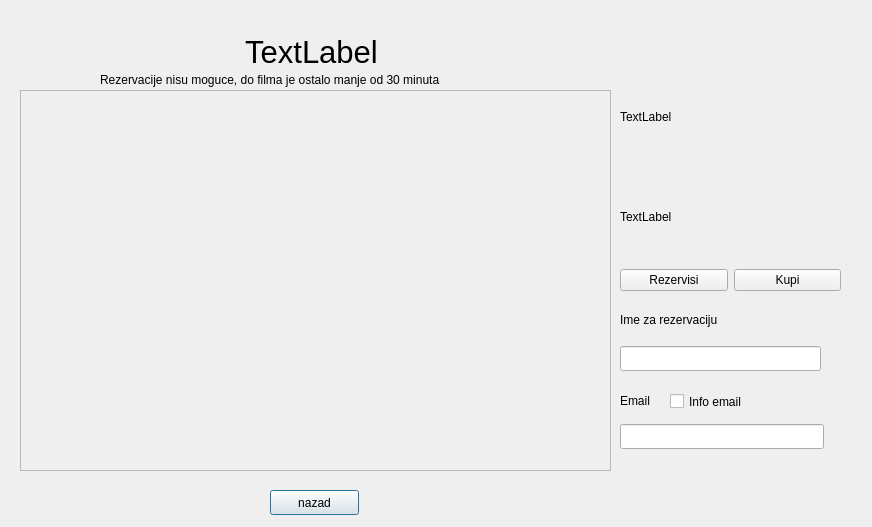
<?xml version="1.0" encoding="UTF-8"?>
<ui version="4.0">
 <class>SeatSelection</class>
 <widget class="QDialog" name="SeatSelection">
  <property name="geometry">
   <rect>
    <x>0</x>
    <y>0</y>
    <width>872</width>
    <height>527</height>
   </rect>
  </property>
  <property name="windowTitle">
   <string>Odabir sedista</string>
  </property>
  <widget class="QPushButton" name="pushButton_Back">
   <property name="geometry">
    <rect>
     <x>270</x>
     <y>490</y>
     <width>89</width>
     <height>25</height>
    </rect>
   </property>
   <property name="text">
    <string>nazad</string>
   </property>
  </widget>
  <widget class="QLabel" name="label_Projection">
   <property name="geometry">
    <rect>
     <x>16</x>
     <y>16</y>
     <width>591</width>
     <height>71</height>
    </rect>
   </property>
   <property name="font">
    <font>
     <pointsize>23</pointsize>
    </font>
   </property>
   <property name="text">
    <string>TextLabel</string>
   </property>
   <property name="alignment">
    <set>Qt::AlignCenter</set>
   </property>
  </widget>
  <widget class="QScrollArea" name="scrollArea">
   <property name="geometry">
    <rect>
     <x>20</x>
     <y>90</y>
     <width>591</width>
     <height>381</height>
    </rect>
   </property>
   <property name="widgetResizable">
    <bool>true</bool>
   </property>
   <widget class="QWidget" name="scrollAreaWidgetContents">
    <property name="geometry">
     <rect>
      <x>0</x>
      <y>0</y>
      <width>589</width>
      <height>379</height>
     </rect>
    </property>
   </widget>
  </widget>
  <widget class="QWidget" name="gridLayoutWidget">
   <property name="geometry">
    <rect>
     <x>620</x>
     <y>70</y>
     <width>221</width>
     <height>221</height>
    </rect>
   </property>
   <layout class="QGridLayout" name="gridLayout_2">
    <item row="0" column="0">
     <widget class="QLabel" name="label_Seats">
      <property name="text">
       <string>TextLabel</string>
      </property>
     </widget>
    </item>
    <item row="1" column="1">
     <widget class="QLabel" name="label_Price_2">
      <property name="text">
       <string/>
      </property>
     </widget>
    </item>
    <item row="1" column="0">
     <widget class="QLabel" name="label_Price">
      <property name="text">
       <string>TextLabel</string>
      </property>
     </widget>
    </item>
    <item row="0" column="1">
     <widget class="QLabel" name="label_Seats_2">
      <property name="sizePolicy">
       <sizepolicy hsizetype="Preferred" vsizetype="Preferred">
        <horstretch>0</horstretch>
        <verstretch>0</verstretch>
       </sizepolicy>
      </property>
      <property name="text">
       <string/>
      </property>
     </widget>
    </item>
    <item row="2" column="0" colspan="2">
     <layout class="QHBoxLayout" name="horizontalLayout">
      <item>
       <widget class="QPushButton" name="pushButton_Reserve">
        <property name="text">
         <string>Rezervisi</string>
        </property>
       </widget>
      </item>
      <item>
       <widget class="QPushButton" name="pushButton_Buy">
        <property name="text">
         <string>Kupi</string>
        </property>
       </widget>
      </item>
     </layout>
    </item>
   </layout>
  </widget>
  <widget class="QLineEdit" name="lineEdit_Email">
   <property name="geometry">
    <rect>
     <x>620</x>
     <y>424</y>
     <width>204</width>
     <height>25</height>
    </rect>
   </property>
  </widget>
  <widget class="QLineEdit" name="lineEdit_Name">
   <property name="geometry">
    <rect>
     <x>620</x>
     <y>346</y>
     <width>201</width>
     <height>25</height>
    </rect>
   </property>
  </widget>
  <widget class="QLabel" name="label_Email">
   <property name="geometry">
    <rect>
     <x>620</x>
     <y>380</y>
     <width>41</width>
     <height>41</height>
    </rect>
   </property>
   <property name="text">
    <string>Email</string>
   </property>
  </widget>
  <widget class="QLabel" name="label">
   <property name="geometry">
    <rect>
     <x>620</x>
     <y>300</y>
     <width>219</width>
     <height>40</height>
    </rect>
   </property>
   <property name="text">
    <string>Ime za rezervaciju</string>
   </property>
  </widget>
  <widget class="QCheckBox" name="checkBox_Email">
   <property name="geometry">
    <rect>
     <x>670</x>
     <y>390</y>
     <width>91</width>
     <height>23</height>
    </rect>
   </property>
   <property name="text">
    <string>Info email</string>
   </property>
  </widget>
  <widget class="QLabel" name="label_Info">
   <property name="geometry">
    <rect>
     <x>100</x>
     <y>70</y>
     <width>441</width>
     <height>20</height>
    </rect>
   </property>
   <property name="text">
    <string>Rezervacije nisu moguce, do filma je ostalo manje od 30 minuta</string>
   </property>
  </widget>
 </widget>
 <resources/>
 <connections/>
</ui>
